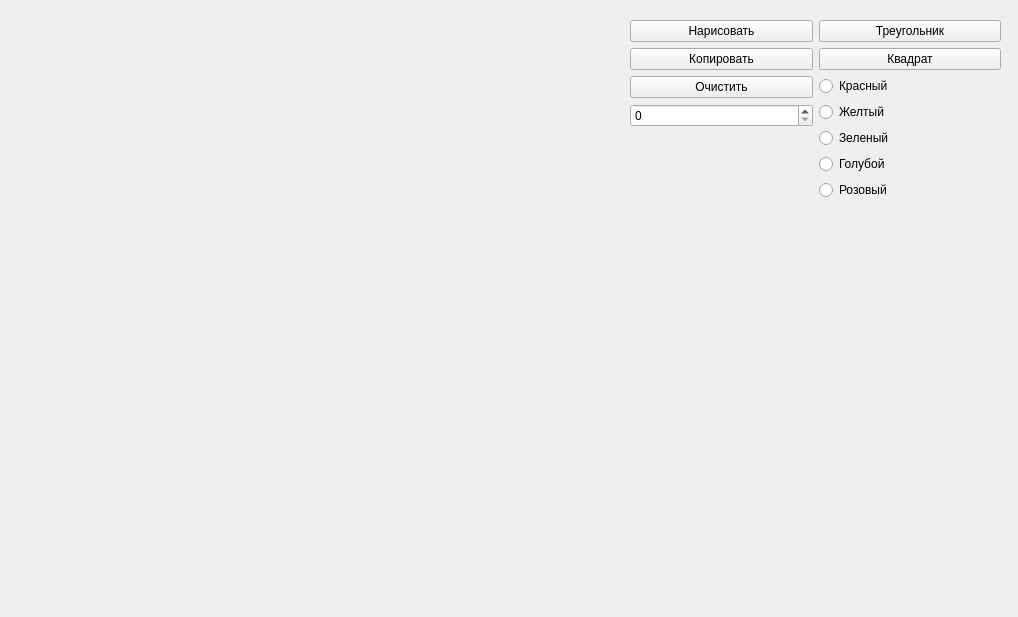
<?xml version="1.0" encoding="UTF-8"?>
<ui version="4.0">
 <class>Widget</class>
 <widget class="QWidget" name="Widget">
  <property name="geometry">
   <rect>
    <x>0</x>
    <y>0</y>
    <width>1018</width>
    <height>617</height>
   </rect>
  </property>
  <property name="windowTitle">
   <string>Widget</string>
  </property>
  <widget class="QWidget" name="verticalLayoutWidget">
   <property name="geometry">
    <rect>
     <x>630</x>
     <y>20</y>
     <width>371</width>
     <height>581</height>
    </rect>
   </property>
   <layout class="QVBoxLayout" name="verticalLayout">
    <item>
     <layout class="QHBoxLayout" name="horizontalLayout">
      <item>
       <layout class="QVBoxLayout" name="verticalLayout_2">
        <item>
         <widget class="QPushButton" name="pushButton_2">
          <property name="text">
           <string>Нарисовать</string>
          </property>
         </widget>
        </item>
        <item>
         <widget class="QPushButton" name="pushButton_3">
          <property name="text">
           <string>Копировать</string>
          </property>
         </widget>
        </item>
        <item>
         <widget class="QPushButton" name="pushButton">
          <property name="text">
           <string>Очистить</string>
          </property>
         </widget>
        </item>
        <item>
         <widget class="QSpinBox" name="spinBox"/>
        </item>
        <item>
         <spacer name="verticalSpacer">
          <property name="orientation">
           <enum>Qt::Vertical</enum>
          </property>
          <property name="sizeHint" stdset="0">
           <size>
            <width>20</width>
            <height>40</height>
           </size>
          </property>
         </spacer>
        </item>
       </layout>
      </item>
      <item>
       <layout class="QVBoxLayout" name="verticalLayout_3">
        <item>
         <widget class="QPushButton" name="pushButton_5">
          <property name="text">
           <string>Треугольник</string>
          </property>
         </widget>
        </item>
        <item>
         <widget class="QPushButton" name="pushButton_4">
          <property name="text">
           <string>Квадрат</string>
          </property>
         </widget>
        </item>
        <item>
         <widget class="QRadioButton" name="radioButton">
          <property name="text">
           <string>Красный</string>
          </property>
         </widget>
        </item>
        <item>
         <widget class="QRadioButton" name="radioButton_2">
          <property name="text">
           <string>Желтый</string>
          </property>
         </widget>
        </item>
        <item>
         <widget class="QRadioButton" name="radioButton_3">
          <property name="text">
           <string>Зеленый</string>
          </property>
         </widget>
        </item>
        <item>
         <widget class="QRadioButton" name="radioButton_4">
          <property name="text">
           <string>Голубой</string>
          </property>
         </widget>
        </item>
        <item>
         <widget class="QRadioButton" name="radioButton_5">
          <property name="text">
           <string>Розовый</string>
          </property>
         </widget>
        </item>
        <item>
         <spacer name="verticalSpacer_2">
          <property name="orientation">
           <enum>Qt::Vertical</enum>
          </property>
          <property name="sizeHint" stdset="0">
           <size>
            <width>20</width>
            <height>40</height>
           </size>
          </property>
         </spacer>
        </item>
       </layout>
      </item>
     </layout>
    </item>
   </layout>
  </widget>
 </widget>
 <resources/>
 <connections>
  <connection>
   <sender>pushButton_2</sender>
   <signal>clicked()</signal>
   <receiver>Widget</receiver>
   <slot>paint()</slot>
   <hints>
    <hint type="sourcelabel">
     <x>721</x>
     <y>37</y>
    </hint>
    <hint type="destinationlabel">
     <x>508</x>
     <y>358</y>
    </hint>
   </hints>
  </connection>
  <connection>
   <sender>pushButton_3</sender>
   <signal>clicked()</signal>
   <receiver>Widget</receiver>
   <slot>copy()</slot>
   <hints>
    <hint type="sourcelabel">
     <x>721</x>
     <y>71</y>
    </hint>
    <hint type="destinationlabel">
     <x>508</x>
     <y>358</y>
    </hint>
   </hints>
  </connection>
  <connection>
   <sender>pushButton</sender>
   <signal>clicked()</signal>
   <receiver>Widget</receiver>
   <slot>delet()</slot>
   <hints>
    <hint type="sourcelabel">
     <x>721</x>
     <y>105</y>
    </hint>
    <hint type="destinationlabel">
     <x>508</x>
     <y>308</y>
    </hint>
   </hints>
  </connection>
 </connections>
 <slots>
  <slot>copy()</slot>
  <slot>delet()</slot>
  <slot>paint()</slot>
 </slots>
</ui>
